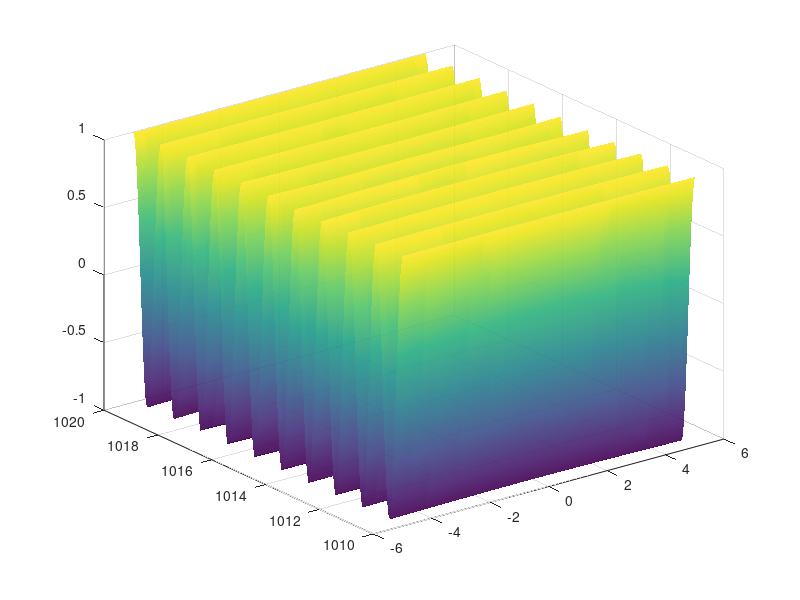

Source code (MATLAB): (Note: this script raises an error after producing the figure.)
% ######################### Dec 11, 2024
% ######################### Written by Shima Mashhadi, PhD student at Rochester Institute of Technology, supervised by Professor Alireza Vahid.
% ######################### EEEE-789 Spectrum Sharing
% ######################### Implementation of curved and planar wavefronts
clear; clc;
% Constants
antenna_Number =2;
Focal_point = 12;
c = 3 * 10^8;
f_c =30 * 10^9;
wave_length = c / f_c
space_Ant_elemets = wave_length/2;
% Antenna axis
antenna_axise = ((1:antenna_Number) - ((antenna_Number + 1) / 2))* space_Ant_elemets;
% antenna_axise = ((1:antenna_Number) )* space_Ant_elemets;

A = space_Ant_elemets^2;%wave_length^2 / (4);
x = linspace(-5,5,150);
z_Planar = linspace(1010,1020,150);
z_Curved = linspace(10,15,150);
WaveFront_Planar = zeros(length(x), length(z_Planar));
WaveFront_Curved = zeros(length(x), length(z_Curved));
for i = 1:length(x)
    for j = 1:length(z_Planar)
        WaveFront_Planar(i,j) = sqrt(1 / ((antenna_Number)^2))*sum(exp(-1i * (2 * pi / wave_length) * ((antenna_axise - x(i)*wave_length).^2/(2*z_Planar(j)*wave_length) + z_Planar(j)*wave_length)));
    end
    for j =1:length(z_Curved)
        WaveFront_Curved(i,j) = sqrt(1 / ((antenna_Number)^2))*sum(exp(-1i * (2 * pi / wave_length) * ((antenna_axise - x(i)*wave_length).^2/(2*z_Curved(j)*wave_length) + z_Curved(j)*wave_length)));
    end
end
 

%% Plot the results
%% Planar WaveFront
figure(1);
set(gcf, 'Color', 'w')

% imagesc(x, (z), real(G_results')); % Heatmap
h = surf(x, z_Planar, real(WaveFront_Planar'), ...
    'EdgeColor', [0.3 0.3 0.3], ...       % Darker edge for better contrast
    'FaceAlpha', 0.9);                    % Slight transparency for depth

shading interp                          % Smooth color transitions
% colormap parula                         % Better color contrast
lighting phong                          % Add smooth lighting
camlight headlight                      % Position the light source
material dull                           % Less shiny surface

xlim([-5,5])
ylim([1010,1015])
set(gca, 'YDir', 'normal'); % Ensure correct orientation
% 
% colorbar;                  % Add colorbar
xlabel('x','FontSize', 14);
ylabel('z','FontSize', 14);
box on;
%% Curved WaveFront
figure(2);
set(gcf, 'Color', 'w')

% imagesc(x, (z), real(G_results')); % Heatmap
h = surf(x, z_Curved, real(WaveFront_Curved'), ...
    'EdgeColor', [0.3 0.3 0.3], ...       % Darker edge for better contrast
    'FaceAlpha', 0.9);                    % Slight transparency for depth

shading interp                          % Smooth color transitions
% colormap parula                         % Better color contrast
lighting phong                          % Add smooth lighting
camlight headlight                      % Position the light source
material dull                           % Less shiny surface
set(h, 'LineWidth', 1.5);

xlim([-5,5])
ylim([10,15])
set(gca, 'YDir', 'normal'); % Ensure correct orientation
xlabel('x','FontSize', 14);
ylabel('z','FontSize', 14);
box on;
